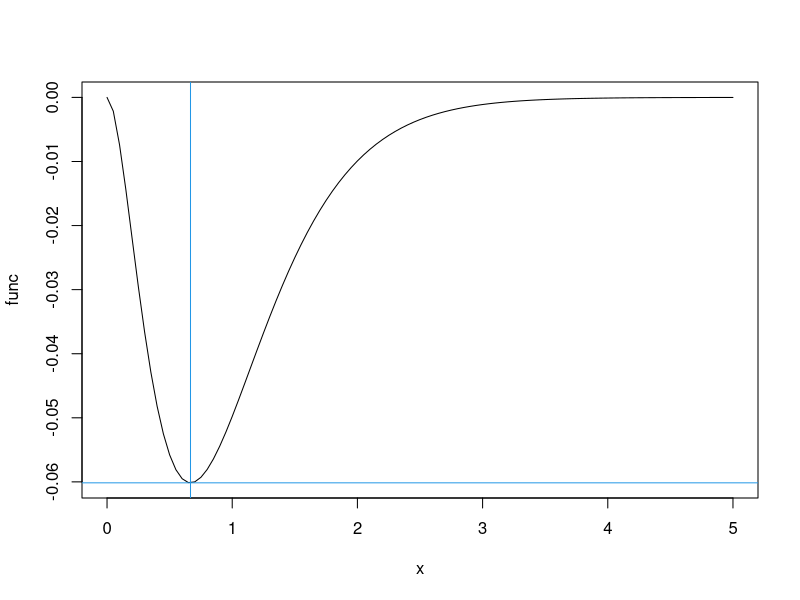

Reproduce this figure in R.
func=function(x) {
  return(-x^2*exp(-3*x))
}
opt=optimize(func,c(0.,5.))
cat(opt$minimum,opt$objective)
plot(func,0,5)
abline(h=opt$objective,col=4)
abline(v=opt$minimum,col=4)